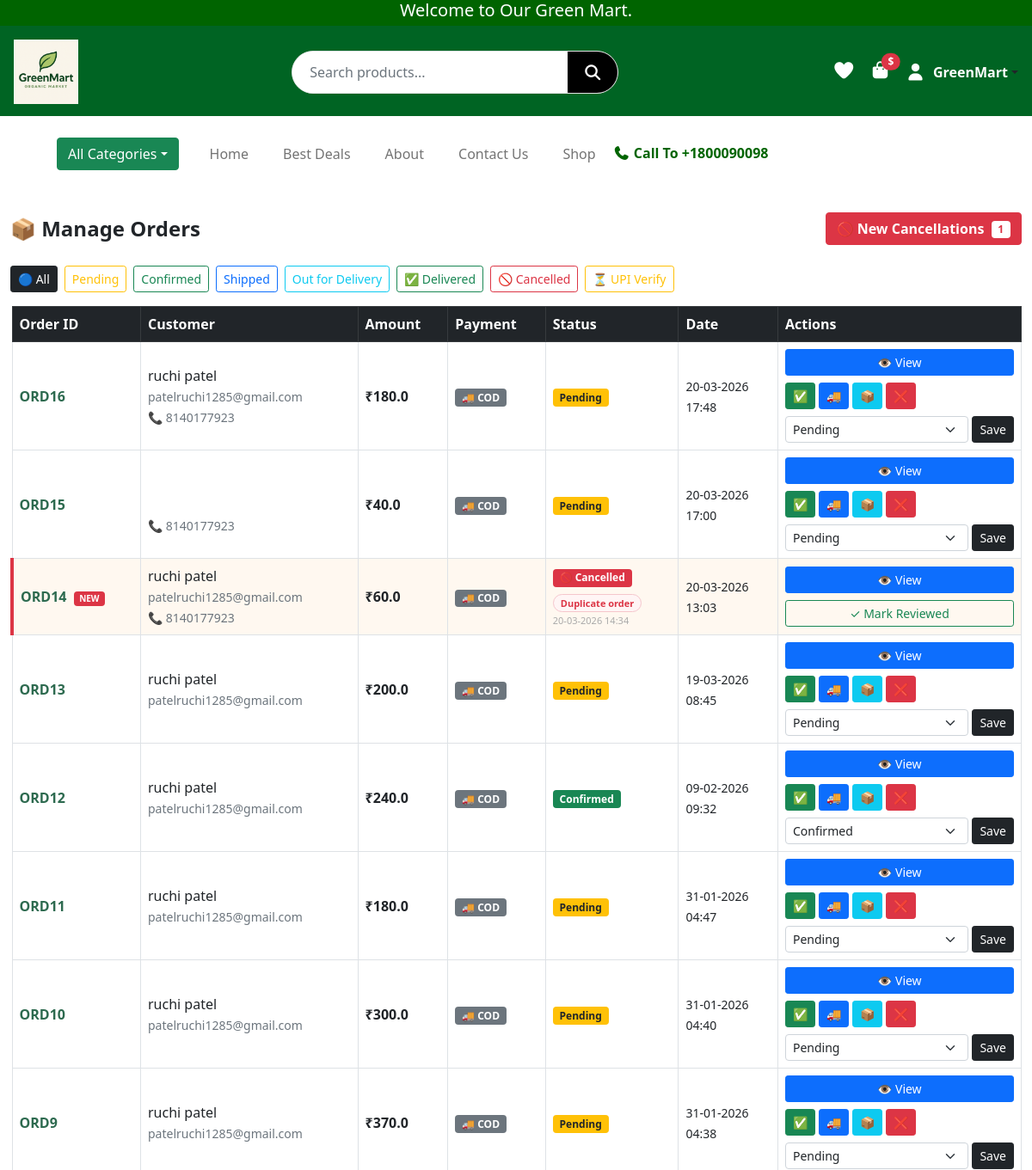
Before: /manage-orders (signed in, upper part) with the older database file.
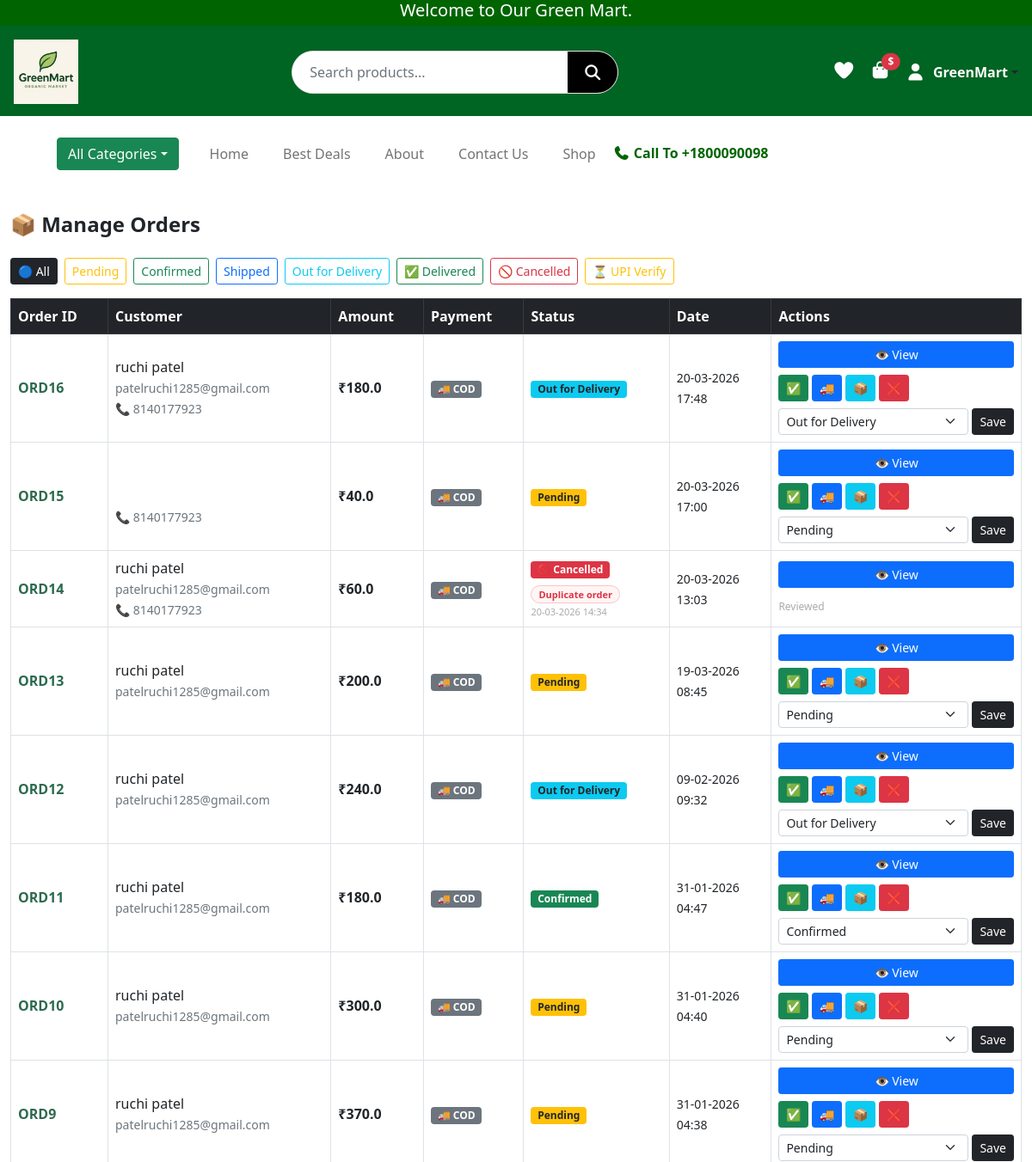
After: the same page with the newer database file.
### website/models.py (models this page shows, shortened)
class Order(db.Model):
    id = db.Column(db.Integer, primary_key=True)
    user_id = db.Column(db.Integer, db.ForeignKey("users.id"))
    total_amount = db.Column(db.Float)
    status = db.Column(db.String(20), default="Pending")
    created_at = db.Column(db.DateTime, default=datetime.utcnow)
    shipping_name = db.Column(db.String(100))
    shipping_phone = db.Column(db.String(15))
    shipping_street = db.Column(db.String(200))
    shipping_city = db.Column(db.String(100))
    shipping_state = db.Column(db.String(100))
    shipping_pin = db.Column(db.String(10))
    payment_method = db.Column(db.String(20), default="cod")  # cod / upi
    payment_status = db.Column(db.String(20), default="Unpaid")  # Unpaid / Pending / Paid
    utr_number = db.Column(db.String(50), nullable=True)      # UTR number
    payment_screenshot = db.Column(db.String(300), nullable=True)  # Screenshot path
    cancel_reason  = db.Column(db.String(200), nullable=True)
    cancel_note    = db.Column(db.String(500), nullable=True)
    cancelled_at   = db.Column(db.DateTime,   nullable=True)
    cancel_flagged = db.Column(db.Boolean,    default=False)
    user = db.relationship("User", backref=db.backref("orders", lazy=True))
    items = db.relationship("OrderItem", backref="order", lazy=True)

class User(UserMixin, db.Model):
    __tablename__ = "users"
    id = db.Column(db.Integer, primary_key=True)
    name = db.Column(db.String(50), nullable=False)
    email = db.Column(db.String(120), unique=True, nullable=False)
    password_hash = db.Column(db.String(128), nullable=False)
    role = db.Column(db.String(20), default="customer")
    is_verified = db.Column(db.Boolean, default=False)

### website/admin.py (the view)
@admin.route("/manage-orders")
@login_required
@admin_required
def manage_orders():
    login_form = LoginForm()
    signup_form = SignupForm()
    orders = Order.query.order_by(Order.created_at.desc()).all()
    return render_template(
        "admin/manage_orders.html",
        login_form=login_form,
        signup_form=signup_form,
        orders=orders,
    )

### website/forms.py
class LoginForm(FlaskForm):
    email = StringField("Email", validators=[DataRequired(), Email()])
    password = PasswordField("Password", validators=[DataRequired()])
    submit = SubmitField("Login")

class SignupForm(FlaskForm):
    name = StringField("Name", validators=[DataRequired(), Length(min=2, max=50)])
    email = StringField("Email", validators=[DataRequired(), Email()])
    password = PasswordField("Password", validators=[DataRequired(), Length(min=6)])
    confirm_password = PasswordField(
        "Confirm Password", validators=[DataRequired(), EqualTo("password")]
    )
    submit = SubmitField("Sign Up")

### website/admin.py (called while the page is built)
def admin_required(f):
    @wraps(f)
    @login_required
    def decorated_function(*args, **kwargs):
        if current_user.role != "admin":
            flash("Admin access required!")
            return redirect(url_for("views.home"))
        return f(*args, **kwargs)
    return decorated_function

### website/templates/admin/manage_orders.html (shortened to what the changed rows need)
{% extends "base.html" %}
{% block content %}
<div class="container-fluid mt-4">
  <div class="d-flex justify-content-between align-items-center mb-4">
    <div class="d-flex gap-2 flex-wrap">
      {% set upi_pending = orders | selectattr('payment_status', 'equalto', 'Pending Verification') | list %}
      {% set flagged = orders | selectattr('cancel_flagged') | list %}
      {% if flagged %}
      <a href="{{ url_for('views.admin_cancelled_orders') }}" class="btn btn-danger fw-bold">
        🚫 New Cancellations
        <span class="badge bg-white text-danger ms-1">{{ flagged | length }}</span>
      </a>
      {% endif %}
    </div>
  </div>
  {% if orders %}
  <div class="table-responsive">
    <table class="table table-bordered table-hover align-middle" id="ordersTable">
      <thead class="table-dark">
        <tr>
          <th>Order ID</th>
          <th>Customer</th>
          <th>Amount</th>
          <th>Payment</th>
          <th>Status</th>
          <th>Date</th>
          <th>Actions</th>
        </tr>
      </thead>
      <tbody>
        {% for order in orders %}
        <tr data-status="{{ order.status }}"
            style="{% if order.cancel_flagged %}background:#fff8f0;border-left:4px solid #dc3545;{% endif %}">
          <td>
            <strong style="color:#2d6a4f">ORD{{ order.id }}</strong>
            {% if order.cancel_flagged %}
              <span class="badge bg-danger ms-1" style="font-size:10px;">NEW</span>
            {% endif %}
          </td>
          <td>
            {{ order.user.name }}<br>
            <small class="text-muted">{{ order.user.email }}</small><br>
            {% if order.shipping_phone %}
            <small class="text-muted">📞 {{ order.shipping_phone }}</small>
            {% endif %}
          </td>
          <td><strong>₹{{ order.total_amount }}</strong></td>
          <td>
            {% if order.payment_method == 'upi' %}
              {% if order.payment_status == 'Pending Verification' %}
                <span class="badge bg-warning text-dark">⏳ UPI Pending</span><br>
                <a href="{{ url_for('admin.pending_payments') }}"
                   class="btn btn-warning btn-sm mt-1 fw-bold">Verify Now</a>
              {% elif order.payment_status == 'Paid' %}
                <span class="badge bg-success">✅ UPI Paid</span>
                {% if order.utr_number %}
                  <br><small class="text-muted">UTR: {{ order.utr_number }}</small>
                {% endif %}
              {% elif order.payment_status == 'Failed' %}
                <span class="badge bg-danger">❌ UPI Failed</span>
              {% else %}
                <span class="badge bg-secondary">UPI</span>
              {% endif %}
            {% else %}
              <span class="badge bg-secondary">🚚 COD</span>
            {% endif %}
          </td>
          <td>
            {% if order.status == 'Pending' %}
              <span class="badge bg-warning text-dark">Pending</span>
            {% elif order.status == 'Confirmed' %}
              <span class="badge bg-success">Confirmed</span>
            {% elif order.status == 'Shipped' %}
              <span class="badge bg-primary">Shipped</span>
            {% elif order.status == 'out_for_delivery' %}
              <span class="badge bg-info text-dark">Out for Delivery</span>
            {% elif order.status == 'Delivered' %}
              <span class="badge bg-success">✅ Delivered</span>
            {% elif order.status in ['Cancelled', 'cancelled'] %}
              <span class="badge bg-danger">🚫 Cancelled</span>
              {% if order.cancel_reason %}
              <div style="margin-top:5px;">
                <span style="background:#fff5f5;color:#dc3545;border:1px solid #f5c6cb;padding:2px 8px;border-radius:20px;font-size:11px;font-weight:600;">
                  {{ order.cancel_reason }}
                </span>
              </div>
              {% endif %}
              {% if order.cancelled_at %}
              <div style="font-size:11px;color:#aaa;margin-top:2px;">
                {{ order.cancelled_at.strftime('%d-%m-%Y %H:%M') }}
              </div>
              {% endif %}
            {% elif order.status == 'Processing' %}
              <span class="badge bg-warning text-dark">⏳ Processing</span>
            {% elif order.status == 'Payment Failed' %}
              <span class="badge bg-danger">Payment Failed</span>
            {% else %}
              <span class="badge bg-secondary">{{ order.status }}</span>
            {% endif %}
          </td>
          <td>
            <small>
              {{ order.created_at.strftime('%d-%m-%Y') }}<br>
              {{ order.created_at.strftime('%H:%M') }}
            </small>
          </td>
          <td>
            <a href="{{ url_for('admin.view_order', id=order.id) }}"
               class="btn btn-primary btn-sm mb-2 d-block">👁 View</a>
            {% if order.status not in ['Cancelled', 'cancelled', 'Delivered'] %}
            <div class="d-flex gap-1 mb-2 flex-wrap">
              <form action="{{ url_for('admin.admin_update_order_status', id=order.id) }}" method="POST">
                <button type="submit" class="btn btn-sm btn-success" title="Confirm">✅</button>
              </form>
              <form action="{{ url_for('admin.admin_update_order_status', id=order.id) }}" method="POST">
                <button type="submit" class="btn btn-sm btn-primary" title="Ship">🚚</button>
              </form>
              <form action="{{ url_for('admin.admin_update_order_status', id=order.id) }}" method="POST">
                <button type="submit" class="btn btn-sm btn-info" title="Deliver">📦</button>
              </form>
              <form action="{{ url_for('admin.admin_update_order_status', id=order.id) }}" method="POST">
                <button type="submit" class="btn btn-sm btn-danger" title="Cancel"
                        onclick="return confirm('Cancel this order?')">❌</button>
              </form>
            </div>
            <form action="{{ url_for('admin.admin_update_order_status', id=order.id) }}"
                  method="POST" class="d-flex gap-1">
              <select name="status" class="form-select form-select-sm">
                <option value="Pending"          {% if order.status=='Pending' %}selected{% endif %}>Pending</option>
                <option value="Confirmed"         {% if order.status=='Confirmed' %}selected{% endif %}>Confirmed</option>
                <option value="out_for_delivery"  {% if order.status=='out_for_delivery' %}selected{% endif %}>Out for Delivery</option>
              </select>
              <button type="submit" class="btn btn-dark btn-sm">Save</button>
            </form>
            {% else %}
            {% if order.cancel_flagged %}
            <form method="POST" action="{{ url_for('views.clear_cancel_flag', order_id=order.id) }}">
              <button type="submit" class="btn btn-sm btn-outline-success w-100">
                ✓ Mark Reviewed
              </button>
            </form>
            {% else %}
            <span style="font-size:12px;color:#aaa;">Reviewed</span>
            {% endif %}
            {% endif %}
          </td>
        </tr>
        {% endfor %}
      </tbody>
    </table>
  </div>
  {% else %}
  <div class="alert alert-info text-center">
    📭 No orders found.
  </div>
  {% endif %}
</div>
{% endblock %}

Changed rows visible on the page:
changed Order id 16: status "Pending" → "Out for Delivery"
changed Order "Duplicate order": cancel_flagged "NEW ✓ Mark Reviewed" → "Reviewed"
changed Order id 12: status "Confirmed" → "Out for Delivery"
changed Order id 11: status "Pending" → "Confirmed"
Other visible differences:
{{ flagged | length }}: "1" → (not shown)
text no longer shown: "🚫 New Cancellations"
